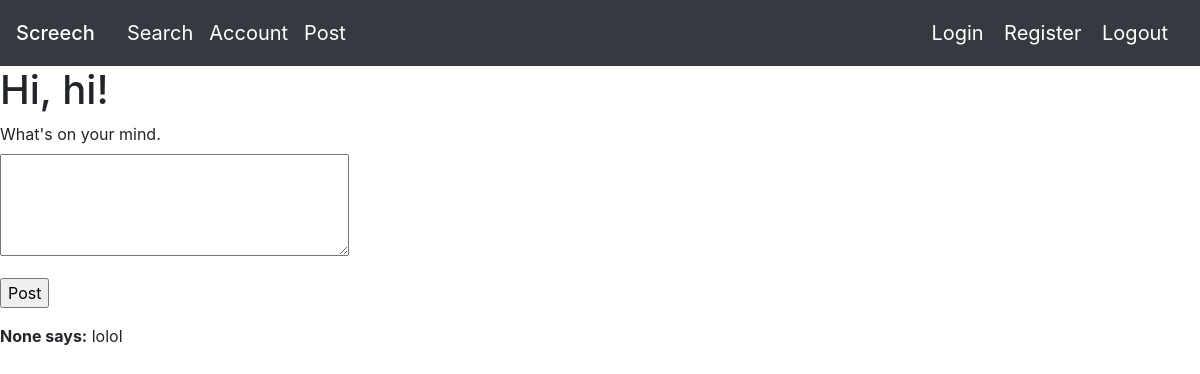
The app's page /post (signed in), older data.
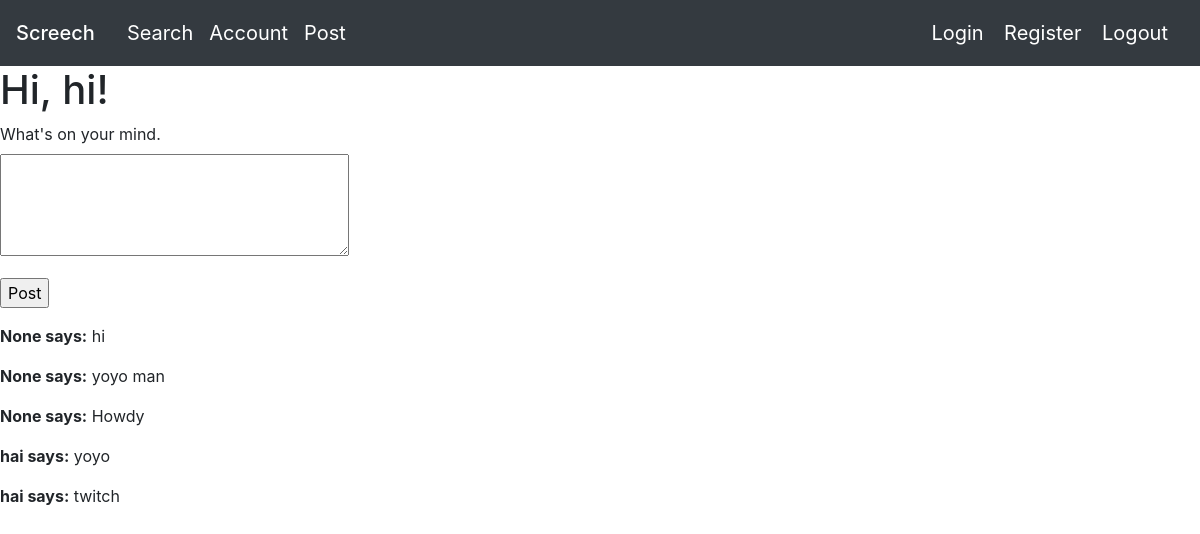
The same page, newer data.
### app/models.py (models this page shows, shortened)
class User(db.Model, UserMixin):
    id = db.Column(db.Integer, primary_key = True)
    username = db.Column(db.String(15))
    name = db.Column(db.String(15))
    password = db.Column(db.String(200))
    email = db.Column(db.String(32), unique = True)
    followed = db.relationship(
        'User', secondary=followers,
        primaryjoin=(followers.c.follower_id == id),
        secondaryjoin=(followers.c.followed_id == id),
        backref=db.backref('followers', lazy='dynamic'), lazy='dynamic')

class Post(db.Model):
    id = db.Column(db.Integer, primary_key=True)
    body = db.Column(db.String(140))
    timestamp = db.Column(db.DateTime, index=True, default=datetime.utcnow)
    user_id = db.Column(db.Integer, db.ForeignKey('user.id'))

### app/routes.py (the view)
@myapp_obj.route('/post', methods=['GET','POST'])
@login_required
def index():
    form = PostForm()
    post = Post.query.all()
    user = current_user
    if form.validate_on_submit():
        post = Post(body=form.post.data, user_id=current_user.name)
        db.session.add(post)
        db.session.commit()
        flash('Your latest message has been posted!')
        return redirect(url_for('index'))
    posts = [
        {
            'author': {'username': 'John'},
            'body': 'Beautiful day in Portland!'
        },
        {
            'author': {'username': 'Susan'},
            'body': 'The Avengers movie was so cool!'
        }
    ]    #fake generated posts (delete later)
    return render_template("post.html", title='Home Page', form=form, post=post, posts=posts, user=user) #renders posting page generated by given html

### app/forms.py
class PostForm(FlaskForm):
    post = TextAreaField("What's on your mind. ", validators=[DataRequired(), Length(min=1, max=100)])
    submit = SubmitField('Post')

### app/models.py (called while the page is built)
@login.user_loader
def load_user(id):
    return User.query.get(int(id))

### app/templates/post.html (shortened to what this page needs)
{% extends "base.html" %}
{% block mycontent %}
    <h1>Hi, {{ current_user.username }}!</h1>
    <form action="" method="post">
        <p>
            {{ form.post.label }}<br>
            {{ form.post(cols=32, rows=4) }}<br>
        </p>
        <p>{{ form.submit() }}</p>
    </form>
    {% for user in post %}
    <p>
    <b>{{ user.user_id }} says:</b> {{ user.body }}
    </p>
    {% endfor %}
{% endblock %}

### app/templates/base.html (shortened to what this page needs)
<!DOCTYPE HTML>
<html lang="en">
     <head>
    <link rel="stylesheet" href="https://cdn.jsdelivr.net/npm/bootstrap@4.3.1/dist/css/bootstrap.min.css">
     </head>
     <body>
      <nav class="navbar navbar-dark bg-dark">
        <form class="form-inline">
          <span class="navbar-brand mb-0 h1"><a class="navbar-brand" href="/">
          Screech</span></a>
          <a class="navbar-brand" href="/search">Search</a>
          <a class="navbar-brand" href="/account">Account</a>
          <a class="navbar-brand" href="/post">Post</a>
        </form>
        <div>
          <a class="navbar-brand" href="/login"> Login</a>
          <a class="navbar-brand" href="/register">Register</a>
          <a class="navbar-brand" href="/logout">Logout</a>
        </div>
      </nav>
         {% block mycontent %}{% endblock %}
     </body>
</html>

Row changes from the older to the newer data that the page shows:
changed Post (number 1 of 5 on the later page): body "lolol" → "hi"
added Post: user_id "None", body "yoyo man"
added Post: user_id "None", body "Howdy"
added Post: user_id "hai", body "yoyo"
added Post: user_id "hai", body "twitch"
